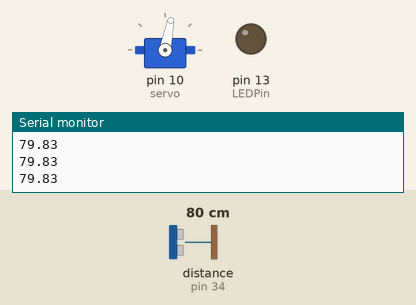
This sketch was run on a simulated Arduino Mega 2560, built with avr-gcc and run on an emulated ATmega2560. On the bench: servo, output pins drawn as LEDs (lit = HIGH), the last lines printed to the serial monitor. Wiring (inferred from the names in the program): ultrasonic range finder: trigger pin 35; echo pin 34. Inputs (shaded band) come from the test bench; at power-on: distance to the obstacle (sensor on pin 34) 80 cm. The echo pulse lasts 58.3 µs per cm; pins used as bus, display or sensor lines are not drawn.

Above: at 1.2 s.
1.3 s: distance to the obstacle (sensor on pin 34) set to 2 cm
At 1.9 s:
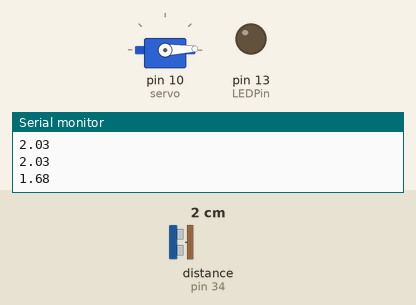
4.3 s: distance to the obstacle (sensor on pin 34) set to 35 cm
At 5.0 s:
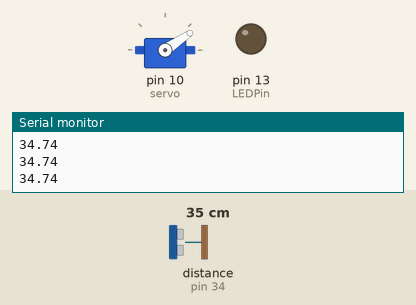
5.8 s: distance to the obstacle (sensor on pin 34) set to 60 cm
At 6.2 s:
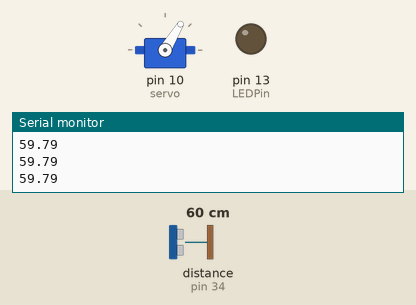
7.3 s: distance to the obstacle (sensor on pin 34) set to 120 cm
At 8.5 s:
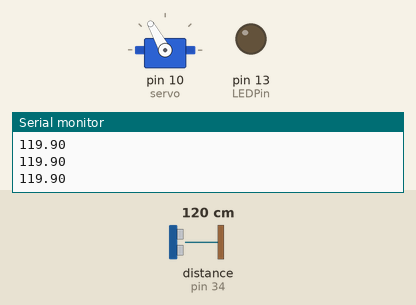
8.8 s: distance to the obstacle (sensor on pin 34) set to 250 cm
At 10.0 s:
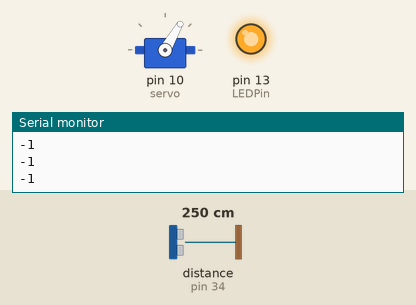
10.3 s: distance to the obstacle (sensor on pin 34) set to 177 cm
At 11.4 s:
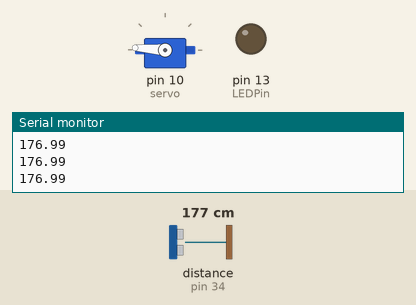
Timing chart, 0 to 12.8 s (numbered marks = the images above; inputs shaded):
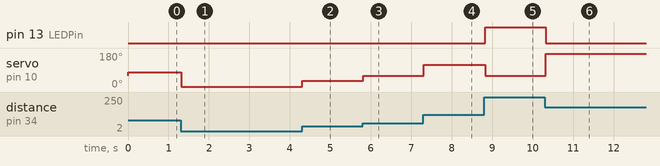

Measured:
- after the input at 1.3 s, servo on pin 10 (servo): 79° → 2° at once
- after the input at 4.3 s, servo on pin 10 (servo): 2° → 34° at once
- after the input at 5.8 s, servo on pin 10 (servo): 34° → 59° at once
- after the input at 7.3 s, servo on pin 10 (servo): 59° → 119° at once
- after the input at 8.8 s, pin 13 (LEDPin): LOW → HIGH at once; servo on pin 10 (servo): 119° → 60° at once
- after the input at 10.3 s, pin 13 (LEDPin): HIGH → LOW at once; servo on pin 10 (servo): 60° → 176° at once

The sketch:

Servo_Ultrasonic_Sensor.ino
```cpp
#define echoPin 34 // Echo Pin
#define trigPin 35 // Trigger Pin
#define LEDPin 13 // Onboard LED

#include <Servo.h>

int maximumRange = 180; // Maximum range needed
int minimumRange = 0; // Minimum range needed
float duration, distance; // Duration used to calculate distance

Servo servo;

void setup() {
 Serial.begin (9600);
 pinMode(trigPin, OUTPUT);
 pinMode(echoPin, INPUT);
 pinMode(LEDPin, OUTPUT); // Use LED indicator (if required)
 servo.attach(10);
 servo.write(60);
}


void loop() {
/* The following trigPin/echoPin cycle is used to determine the
 distance of the nearest object by bouncing soundwaves off of it. */
 digitalWrite(trigPin, LOW);
 delayMicroseconds(2);

 digitalWrite(trigPin, HIGH);
 delayMicroseconds(10);

 digitalWrite(trigPin, LOW);
 duration = pulseIn(echoPin, HIGH);

 //Calculate the distance (in cm) based on the speed of sound.
 distance = duration/58.2;

 if (distance >= maximumRange || distance <= minimumRange){
 /* Send a negative number to computer and Turn LED ON
 to indicate "out of range" */
 Serial.println("-1");
 digitalWrite(LEDPin, HIGH);
 }
 else {
 /* Send the distance to the computer using Serial protocol, and
 turn LED OFF to indicate successful reading. */
 Serial.println(distance);
 digitalWrite(LEDPin, LOW);


  }
  if (distance >= maximumRange || distance <= minimumRange){
    servo.write(60);
 }
  else {
   servo.write(distance);
   }


 //Delay 10ms before next reading.
 delay(0);
}
```
